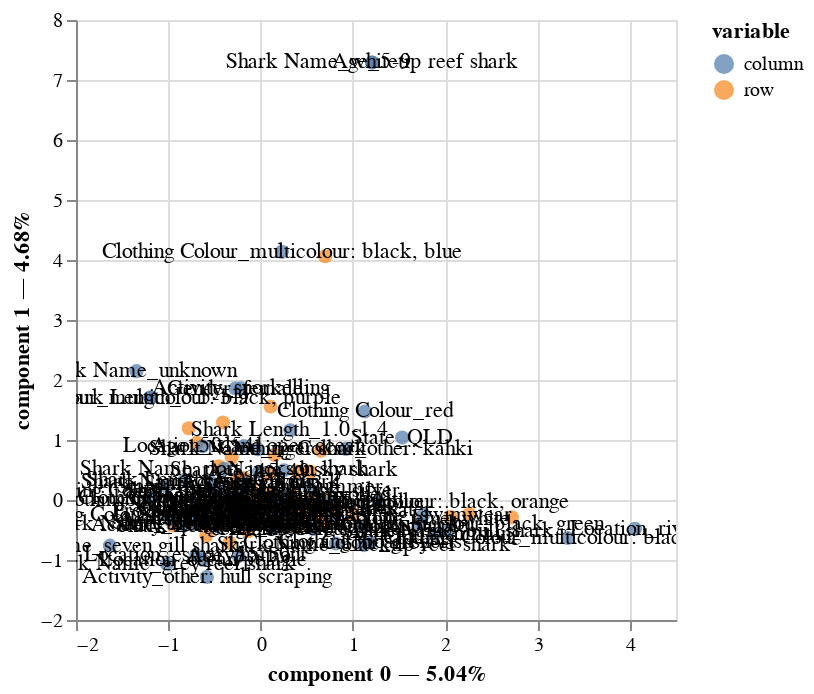

Write notebook code for a chart like this one.
### Code cell
mca.plot(
    filteredASID,
    x_component=0,
    y_component=1,
    show_column_markers=True,
    show_row_markers=True,
    show_column_labels=True,
    show_row_labels=False
)
